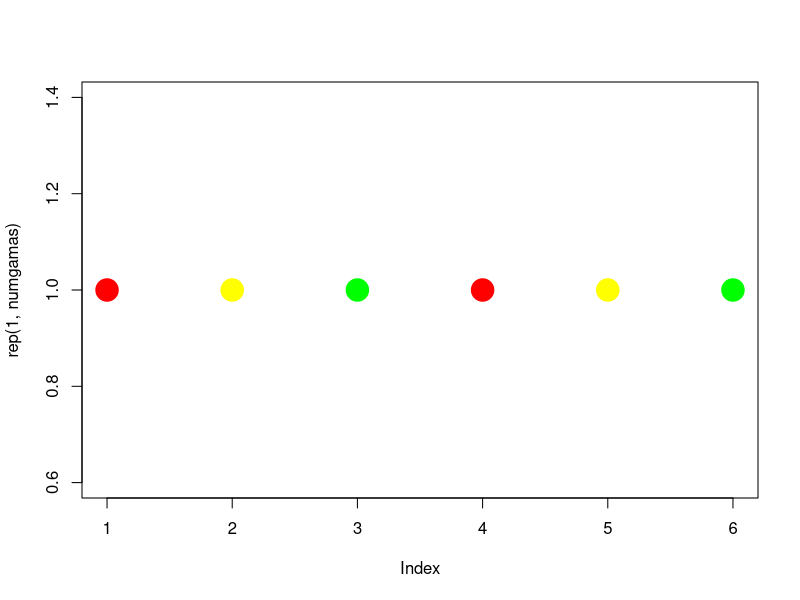

Reproduce this figure in R.
#para crear una gama de colores usamos la paleta especificando los colores que queremos combinar:
paletacolores<-c("red","yellow","green")
a<-colorRampPalette(paletacolores)

#hacemos el plot marcando tantas repeticiones como gama queremos:
numgamas<-6
plot(rep(1,numgamas),col=a(3),pch=19,cex=3)
